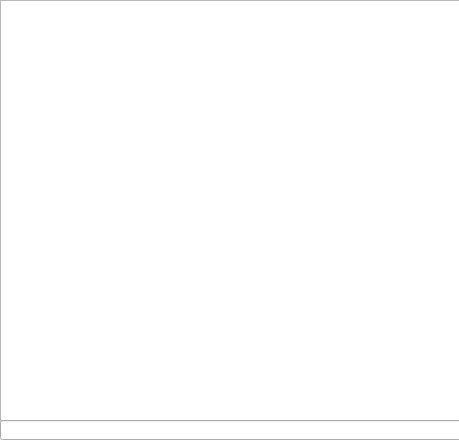
<?xml version="1.0" encoding="UTF-8"?>
<ui version="4.0">
 <class>CmdDialog</class>
 <widget class="QDialog" name="CmdDialog">
  <property name="geometry">
   <rect>
    <x>0</x>
    <y>0</y>
    <width>459</width>
    <height>440</height>
   </rect>
  </property>
  <property name="windowTitle">
   <string>Dialog</string>
  </property>
  <widget class="QTextEdit" name="textEdit">
   <property name="geometry">
    <rect>
     <x>0</x>
     <y>0</y>
     <width>461</width>
     <height>421</height>
    </rect>
   </property>
  </widget>
  <widget class="QLineEdit" name="lineEdit">
   <property name="geometry">
    <rect>
     <x>0</x>
     <y>420</y>
     <width>461</width>
     <height>20</height>
    </rect>
   </property>
  </widget>
 </widget>
 <resources/>
 <connections/>
</ui>
